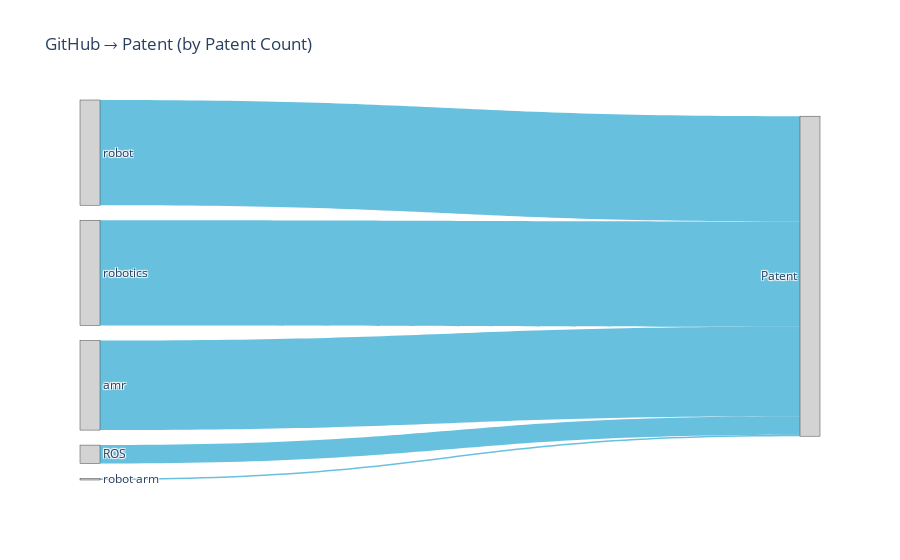
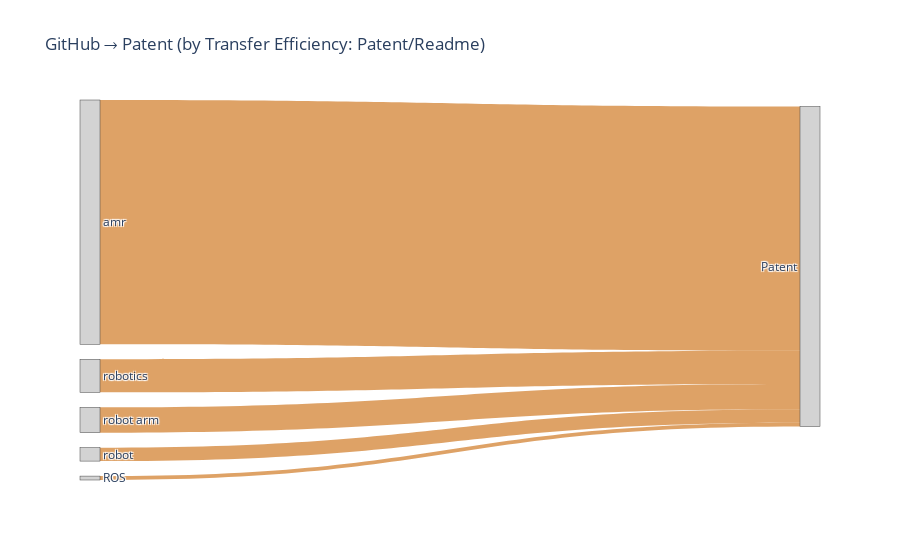

Here is the notebook cell these charts were saved with, in order:
### Code cell
keywords = ["ROS", "amr", "robot", "robot arm", "robotics"]
num_readme = [77, 6, 128, 1, 52]
num_patent = [166, 811, 952, 14, 952]

# 전이 효율 계산
transfer_efficiency = [p/r if r > 0 else 0 for p, r in zip(num_patent, num_readme)]

# 1️⃣ 산업 전이 강도 기반 Sankey
fig1 = go.Figure(data=[go.Sankey(
    node=dict(
        label=keywords + ["Patent"],
        pad=15,
        thickness=20,
        color="lightgray"
    ),
    link=dict(
        source=list(range(len(keywords))),
        target=[len(keywords)] * len(keywords),
        value=num_patent,
        color="rgba(0,150,200,0.6)"
    )
)])
fig1.update_layout(title_text="GitHub → Patent (by Patent Count)", font_size=12)
fig1.show()

# 2️⃣ 지식 전이 효율 기반 Sankey
fig2 = go.Figure(data=[go.Sankey(
    node=dict(
        label=keywords + ["Patent"],
        pad=15,
        thickness=20,
        color="lightgray"
    ),
    link=dict(
        source=list(range(len(keywords))),
        target=[len(keywords)] * len(keywords),
        value=transfer_efficiency,
        color="rgba(200,100,0,0.6)"
    )
)])
fig2.update_layout(title_text="GitHub → Patent (by Transfer Efficiency: Patent/Readme)", font_size=12)
fig2.show()

### Figure 1 — Plotly figure (JSON) as saved in the notebook; plotly's stock layout.template omitted (floating-point values rounded to 4 significant figures)
{"data": [{"link": {"color": "rgba(0,150,200,0.6)", "source": [0, 1, 2, 3, 4], "target": [5, 5, 5, 5, 5], "value": [166, 811, 952, 14, 952]}, "node": {"color": "lightgray", "label": ["ROS", "amr", "robot", "robot arm", "robotics", "Patent"], "pad": 15, "thickness": 20}, "type": "sankey"}], "layout": {"font": {"size": 12}, "title": {"text": "GitHub → Patent (by Patent Count)"}}}

### Figure 2 — Plotly figure (JSON) as saved in the notebook; plotly's stock layout.template omitted (floating-point values rounded to 4 significant figures)
{"data": [{"link": {"color": "rgba(200,100,0,0.6)", "source": [0, 1, 2, 3, 4], "target": [5, 5, 5, 5, 5], "value": [2.156, 135.2, 7.438, 14, 18.31]}, "node": {"color": "lightgray", "label": ["ROS", "amr", "robot", "robot arm", "robotics", "Patent"], "pad": 15, "thickness": 20}, "type": "sankey"}], "layout": {"font": {"size": 12}, "title": {"text": "GitHub → Patent (by Transfer Efficiency: Patent/Readme)"}}}
